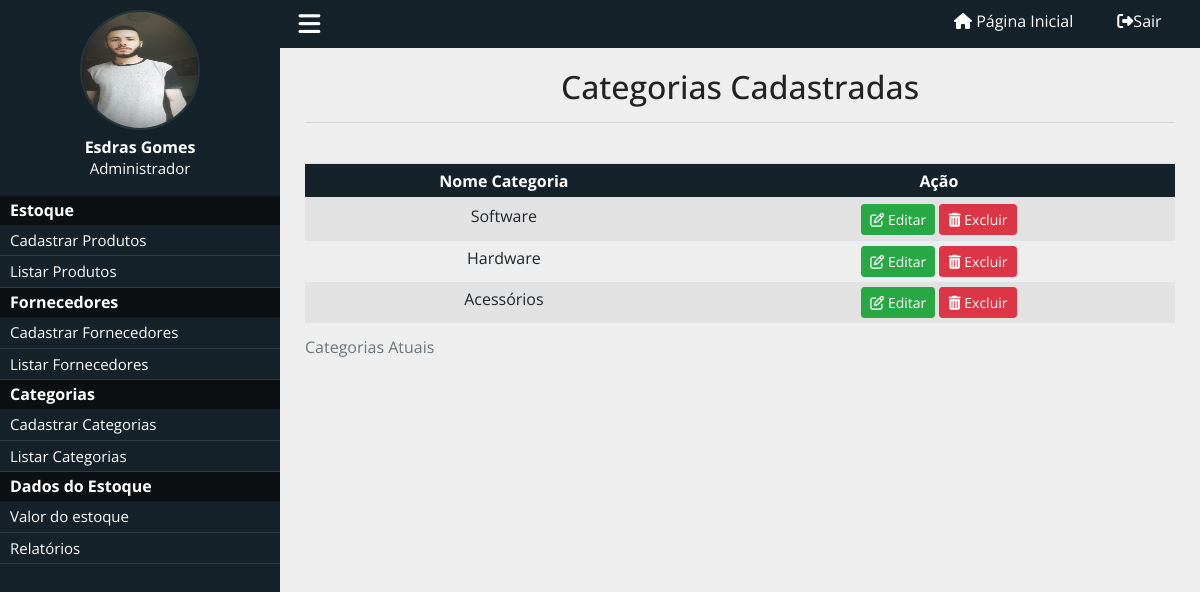
The page /sistema_estoque/listar_categoria.php (signed in) on the database its author committed.
### tables this page shows
CREATE TABLE `categoria` (
  `id_categoria` int(11) NOT NULL,
  `nome_categoria` varchar(200) NOT NULL
);

### sistema_estoque/listar_categoria.php (the view, shortened to what this page needs)
<!DOCTYPE html>
<html>
	<head>
		<link rel="stylesheet" href="https://stackpath.bootstrapcdn.com/bootstrap/4.5.0/css/bootstrap.min.css">
		<link href="../css/style.css" rel="stylesheet">
	</head>
	<body>
		<div class="menu">
			<div class="menu-wraper">
				<div class="box-usuario">
					<div class="imagem-usuario">
						<img src="imagens/perfil.jpg"/>
					</div>
				<div class="nome-usuario">
					<h6>Esdras Gomes</h6>
					<p>Administrador</p>
				</div>
				</div>
				<div class="itens-menu">
					<h2>Estoque</h2>
					<a href="cadastrar_produto.php">Cadastrar Produtos</a>
					<a href="listar_produtos.php">Listar Produtos</a>
					<h2>Fornecedores</h2>
					<a href="cadastrar_fornecedor.php">Cadastrar Fornecedores</a>
					<a href="listar_fornecedor.php">Listar Fornecedores</a>
					<h2>Categorias</h2>
					<a href="cadastrar_categoria.php">Cadastrar Categorias</a>
					<a href="listar_categoria.php">Listar Categorias</a>
					<h2>Dados do Estoque</h2>
					<a href="">Valor do estoque</a>
					<a href="">Relatórios</a>
				</div>
			</div>
		</div>
		<header>
			<div class="center">
				<div class="menu-btn">
					<i class="fa fa-bars"></i>
				</div>
			<div class="loggout">
				<a href=""> <i class="fa fa-home"></i> <span>Página Inicial</span></a>
				<a href="index.php"><i class="fas fa-sign-out-alt"> </i><span>Sair</span></a>
			</div>
			</div>
		</header>
		<div class="content">
		<div class="container" style="margin-top: 10px; text-align:center;">
			<h2>Categorias Cadastradas</h2><hr>
			<div class="row" style="">
			<div class="container" style="">
			<br>
			<table class="table table-striped table-sm">
			<caption>Categorias Atuais</caption>
			  	<thead style="background-color: #16222A; color: #ffffff;">
				    <tr>
				    	<th scope="col">Nome Categoria</th>
						<th scope="col">Ação</th>
				    </tr>
			  	</thead>
			    	<?php
			    		include 'conexao.php';
			    		$sql = "SELECT * FROM `categoria`";
			    		$busca = mysqli_query($conexao,$sql);
			    		while ($array = mysqli_fetch_array($busca)) {
			    			$id_categoria = $array['id_categoria'];
			    			$nomecategoria = $array['nome_categoria'];
			    	?>
			    	<tr>
				      	<td><?php echo $nomecategoria ?></td>
				      	<td><a class="btn btn-success btn-sm" href="editar_categoria.php?id=<?php echo $id_categoria ?>" role="button"><i class="far fa-edit"></i>&nbsp;Editar</a>
				      		<a class="btn btn-danger btn-sm" href="excluir_categoria.php?id=<?php echo $id_categoria ?>" role="button"><i class="fas fa-trash-alt"></i></i>&nbsp;Excluir</a>
				      	</td>
			    	</tr>
			    	<?php } ?>
			</table>
		</div>
			</div>
		</div>
		</div>
	</body>
</html>

### css/style.css (style rules this page uses)
* { margin: 0; padding: 0; box-sizing: border-box; font-family: "Open Sans"; }
html,body { height: 100%; background-color: rgb(220,220,220); }
body { overflow-x: hidden; background-color: #eee; }
.center { padding: 0 2%; margin:0 auto; }
header { position: relative; left: 280px; width: calc(100% - 280px); padding: 5px 0; background-color: #16222A; }
.loggout { float: right; }
.loggout a { padding: 0 20px; position: relative; top: 4px; text-decoration: none; color: white; font-size: 16px; }
.loggout a > span { font-size: 16px; text-decoration: none; }
.menu-btn { float: left; cursor: pointer; font-size: 25px; color: white; }
.menu-wraper { width: 280px; }
div.menu { overflow-x: hidden; overflow-y: auto; height: 100%; padding: 10px 0; position: fixed; left: 0; top: 0; background-color:#16222A; float: left; width: 280px; }
div.box-usuario { text-align: center; }
.imagem-usuario { position: relative; display: inline-block; border:2px solid #25373a; border-radius: 50%; width: 120px; height: 120px; }
.imagem-usuario img { position: absolute; top: 0; left: 0; width:100%; height: 100%; border-radius: 50%; ; }
.nome-usuario { margin-top: 2px; text-align: center; }
.nome-usuario h6 { color:white; margin-bottom: 0; font-weight: bold; }
.nome-usuario p { color: white; font-size: 15px; }
.content { width: calc(100% - 280px); position: relative; left: 280px; padding: 10px; background-color: #eee; }
.container { margin-bottom: 20px; }
.container h2 { color: #222; }
.itens-menu { margin-top: 15px; }
.itens-menu h2 { text-align: left; font-weight: 400; font-size: 16px; background-color: #0d1013; color: white; padding: 5px 10px; font-weight: bold; margin-bottom: 0; }
.itens-menu a { display: block; font-weight: 300; padding: 4px 10px; font-size: 15px; text-decoration: none; color: white; border-bottom: 1px solid #2F3D42; font-weight: 400; }

### rows shown on the page
categoria: nome_categoria "Software"
categoria: nome_categoria "Hardware"
categoria: nome_categoria "Acessórios"
